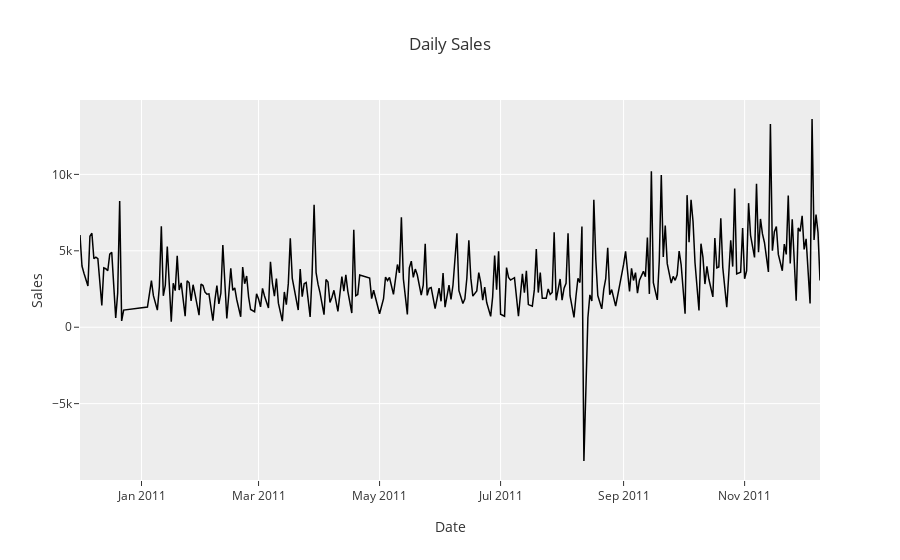

The notebook cell saved with this chart:
### Code cell
sales_by_date = df_.groupby(by='Date')['Sales'].sum().reset_index()
fig = go.Figure(data=go.Scatter(x=sales_by_date.Date,y=sales_by_date.Sales
                                ,line = dict(color='black', width=1.5)))
fig.update_layout(xaxis_title="Date",yaxis_title="Sales",title='Daily Sales',template='ggplot2')
fig.show()

### Figure 1 — Plotly figure (JSON) as saved in the notebook; plotly's stock layout.template omitted (floating-point values rounded to 4 significant figures; data arrays with more than 128 entries replaced by an {"elided": "..."} marker saying what was removed)
{"data": [{"line": {"color": "black", "width": 1.5}, "type": "scatter", "x": {"elided": "305 str values"}, "y": {"elided": "305 float values"}}], "layout": {"title": {"text": "Daily Sales"}, "xaxis": {"title": {"text": "Date"}}, "yaxis": {"title": {"text": "Sales"}}}}
